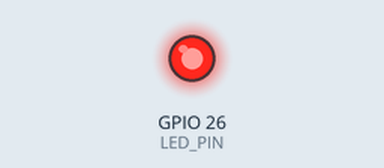
This sketch was run on a simulated ESP32. Shown: output pins drawn as LEDs (lit = HIGH). What the sketch prints to the serial monitor is not drawn.

Above: at 0.1 s.
At 5.1 s:
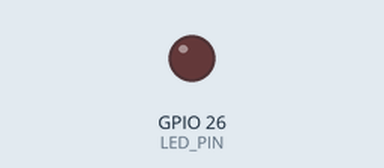
Timing chart, 0 to 6.6 s (numbered marks = the images above):
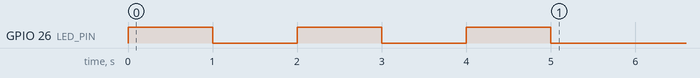

The sketch:

prog.ino
```cpp
#include <Arduino.h>

const uint8_t LED_PIN = 26;

void piscarLED(int vezes, int intervalo) {
    for (int i = 0; i < vezes; i++) {
        digitalWrite(LED_PIN, HIGH);
        delay(intervalo);
        digitalWrite(LED_PIN, LOW);
        delay(intervalo);
    }
}

int somar(int a, int b) {
    int result = a + b;
    return result;
}

void setup() {
    Serial.begin(115200);
    Serial.println("Exempo de funcao para piscar led");

    pinMode(LED_PIN, OUTPUT);
    piscarLED(3, 1000);

    int resultado = somar(5, 29);
    Serial.println("Resultado da soma: ");
    Serial.print(resultado);
}

void loop() {

}
```
